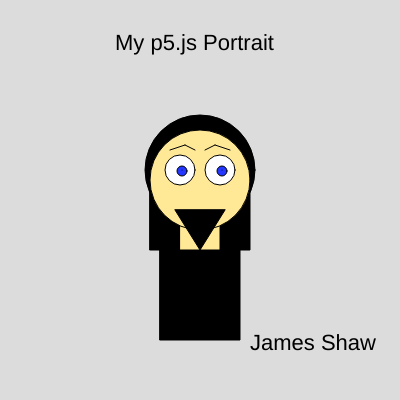
Frame 1 (no input)
Frame 60 (no input): identical to frame 1, image omitted
Frame 120 (the mouse pressed at the canvas centre since frame 60): identical to frame 1, image omitted

The p5.js sketch that drew this single still picture (run headless with seeded random() and noise() and a simulated clock; from frame 60 on, the mouse is pressed at the canvas centre):

// p5.js sketch
// ── sketch.js
function setup() {
    createCanvas(400, 400);
}

function draw() {
    background(220);
    textSize(22);
    text("James Shaw", 250, 350);
    text("My p5.js Portrait", 115, 50);

    // Hair
    fill(0, 0, 0);
    square(150, 150, 100);
    circle(200, 170, 110);

    // Shirt
    rect(160, 240, 80, 100);

    // Face and neck
    fill(255, 232, 150);
    rect(180, 200, 40, 50);
    circle(200, 180, 100);

    // Eyes
    fill(255, 255, 255);
    circle(180, 170, 30);
    circle(220, 170, 30);
    fill(35, 55, 255);
    circle(182, 171, 10);
    circle(222, 171, 10);
    fill(0, 0, 0);
    point(182, 170);
    point(222, 170);

    // Beard, eyebrows
    fill(0, 0, 0);
    triangle(175, 210, 200, 250, 225, 210);
    line(170, 150, 185, 145);
    line(185, 145, 195, 150);
    line(205, 150, 215, 145);
    line(215, 145, 230, 150);
}
